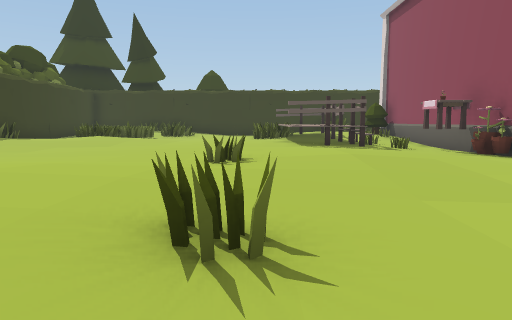
view 1 (above)

17 first-person views from a walk through a scene from a Unity 3-D project. The camera is 1.2 m above the floor, tilts 6° down and sees 70° across. The floor is counted in squares, 1.84 m on a side. Each view is taken from the middle of a square. On the plan, view 1 faces up. The plan holds only what a view shows up to about 11 squares ahead; the rest is blank. The place goes on beyond the plan. The player is left out.

view 2
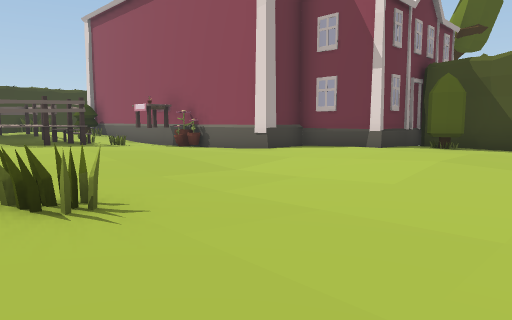

view 3
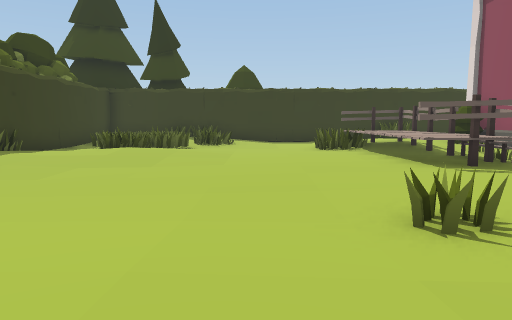

view 4
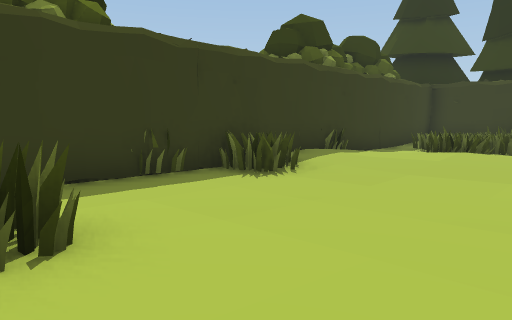

view 5
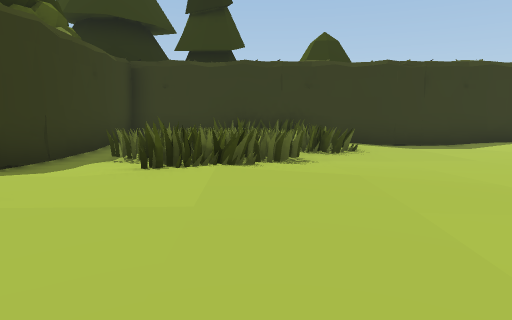

view 6
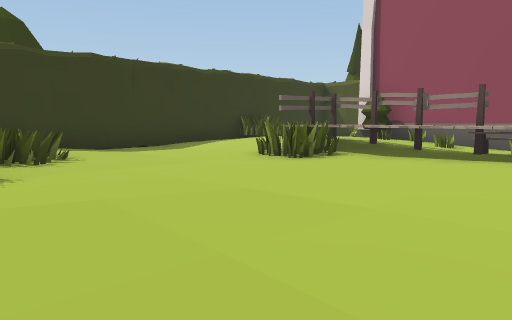

view 7
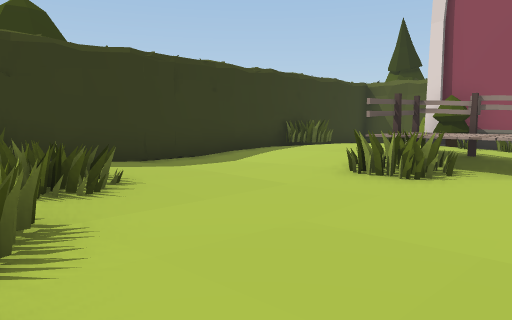

view 8
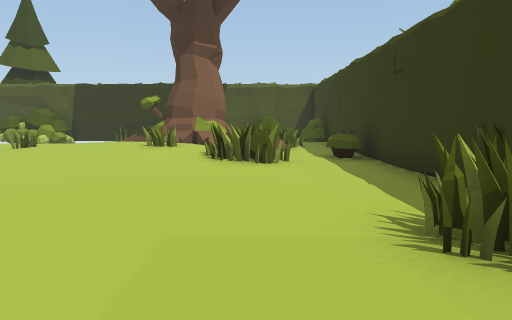

view 9
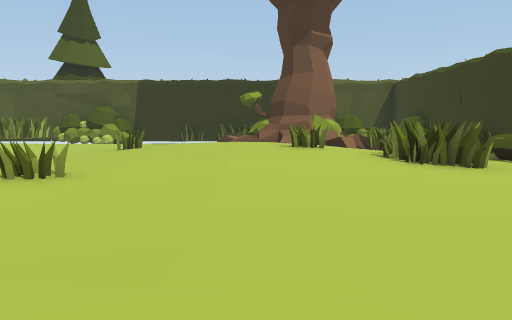

view 10
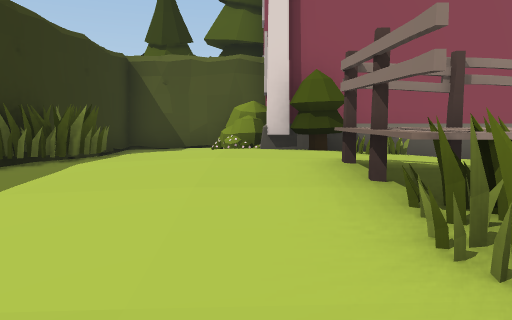

view 11
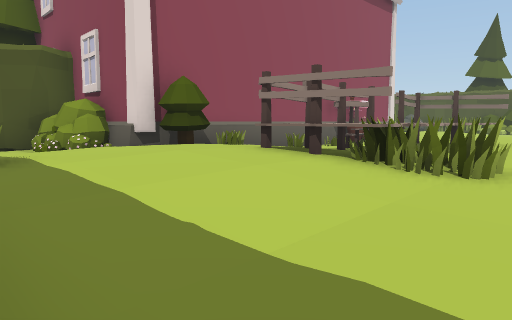

view 12
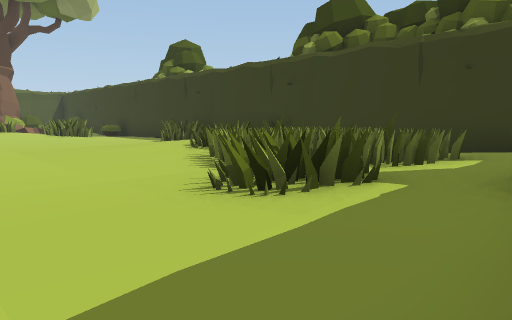

view 13
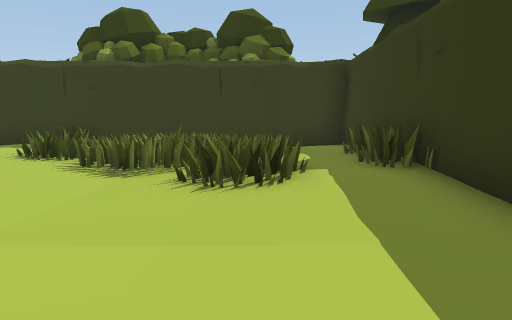

view 14
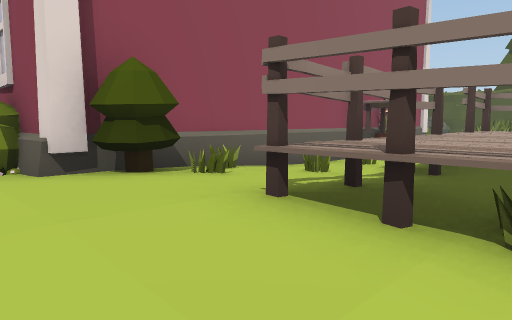

view 15
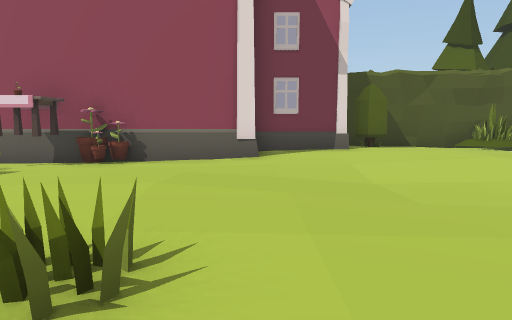

view 16
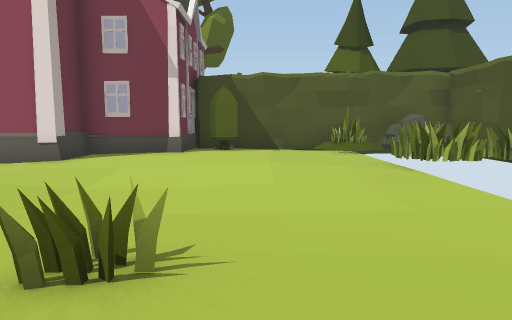

view 17
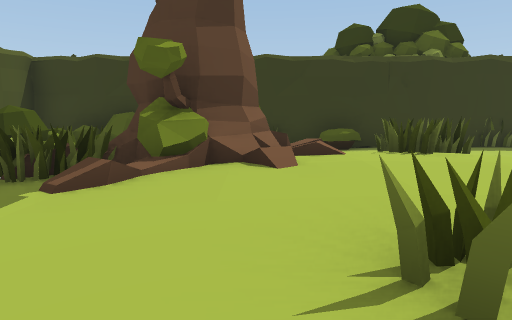

### Floor plan
Key: @ floor where view 1 was taken; # wall or solid block; . main floor; : floor 0.25 m higher than the main floor; - floor 0.25 m lower than the main floor; + floor 0.5 m higher than the main floor; / step, stairs or slope; ^ raised ledge; H house; T table; R tree; O other object.
Columns run from 10 left of view 1 to 11 right of it. Each row starts with its distance up from view 1.
 20  ##################
 19  #:::OO/.--...O/--- R
 18  #::::::.../::://.-#R
 17  #.../.O.../::::.O.#
 16  #.OO....../:+::HHH#HH
 15  #.OO......HH::RH
 14  #.../.....HH:OOH
 13  #/.O:.....HH.O/H
 12  #:.::.....HHH..H
 11  #::.......HHHO-H
 10  #/.......:HH..-H
  9  #O...........OTH
  8  #..-......:...#H
  7 OO--.......::...H
  6  #--......O::...H
  5  #....//:.......HH
  4  #-.O::::/...-...H
  3  #^. /O:::/.--/..HHHHH
  2  #-- //+::O.--/:::R#
  1  #-/O###::/.-./::..#
  0  #.-O###/.@.-./....#
 -1  #    O//...-.....O#
 -2  OO                #
 -3  #OOO
 -4    OO

Where each view was taken, in squares from view 1:
view 1: 0 up, 0 right, facing up
view 2: 1 down, 1 left, facing up-right
view 3: 3 up, 2 left, facing up
view 4: 4 up, 3 left, facing up-left
view 5: 9 up, 5 left, facing up
view 6: 10 up, 5 left, facing up-right
view 7: 12 up, 5 left, facing up-right
view 8: 11 up, 6 left, facing down
view 9: 10 up, 3 left, facing down
view 10: 16 up, 1 left, facing right
view 11: 19 up, 1 left, facing down-right
view 12: 19 up, 1 left, facing down-left
view 13: 17 up, 1 right, facing left
view 14: 17 up, 1 right, facing down-right
view 15: 5 up, 2 left, facing right
view 16: 1 up, 2 left, facing right
view 17: 1 up, 1 right, facing left
